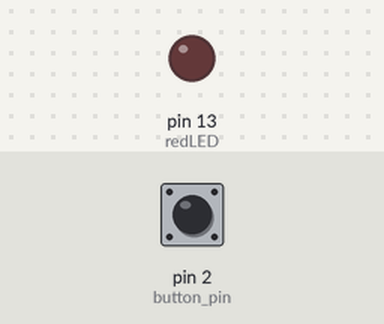
Simulated run of this sketch. Board: Arduino Uno, built with avr-gcc and run on an emulated ATmega328P. Parts: output pins drawn as LEDs (lit = HIGH). Dashed ring = blinking. The inputs (shaded band) are chosen by the test bench; at power-on: pin 2 (button_pin) LOW.

Above: at 1.2 s.
1.3 s: pin 2 (button_pin) pulled HIGH for 1 s
At 2.9 s:
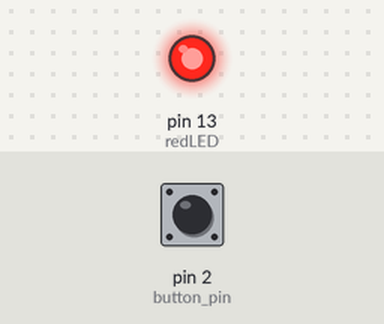
3.8 s: pin 2 (button_pin) pulled HIGH for 3.2 s
At 4.1 s:
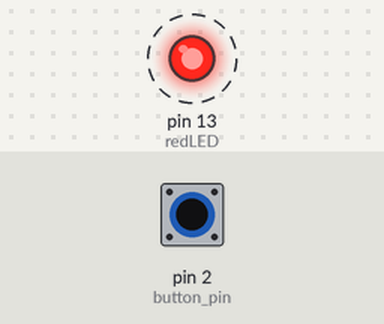
8.5 s: pin 2 (button_pin) pulled HIGH for 0.25 s
At 9.0 s:
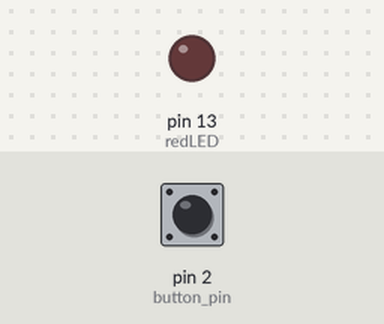
Timing chart, 0 to 11.5 s (numbered marks = the images above; inputs shaded):
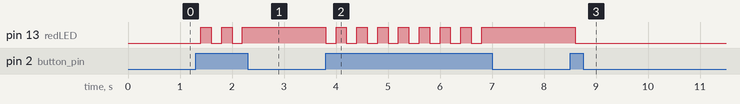

The sketch:

03_04_Taster.ino
```cpp
  const int button_pin = 2;
  const int redLED = 13;

  int tasterStatus = 0;
  int LEDStatus = -1; //1 = an, -1 = aus


  void setup() {
    pinMode(button_pin, INPUT);
    pinMode(redLED, OUTPUT);
  }

  void loop() {
    //Wenn Taster gedrückt wird, ändert sich der LED Zustand
    tasterStatus = digitalRead(button_pin);

    if (tasterStatus == HIGH) {
      LEDStatus =-LEDStatus;
    }

    if(LEDStatus == 1) {
      digitalWrite(redLED, HIGH);
    }

    else {
      digitalWrite(redLED, LOW);
    }

      delay(200);
  }
```

Measured:
- after the input at 1.3 s, pin 13 (redLED): alternates HIGH for 0.20 s and LOW for 0.20 s, 5 changes in all, then stays HIGH, starting after 0.10 s
- after the input at 3.8 s, pin 13 (redLED): alternates HIGH for 0.20 s and LOW for 0.20 s, 16 changes in all, then stays HIGH, starting at once
- after the input at 8.5 s, pin 13 (redLED): HIGH → LOW after 0.10 s
